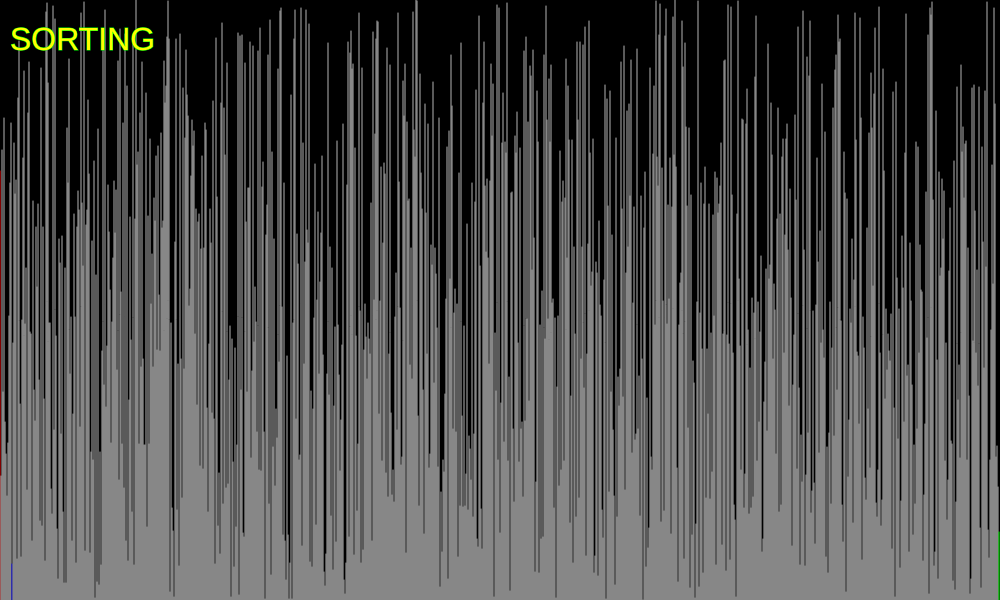
Frame 1 (no input)
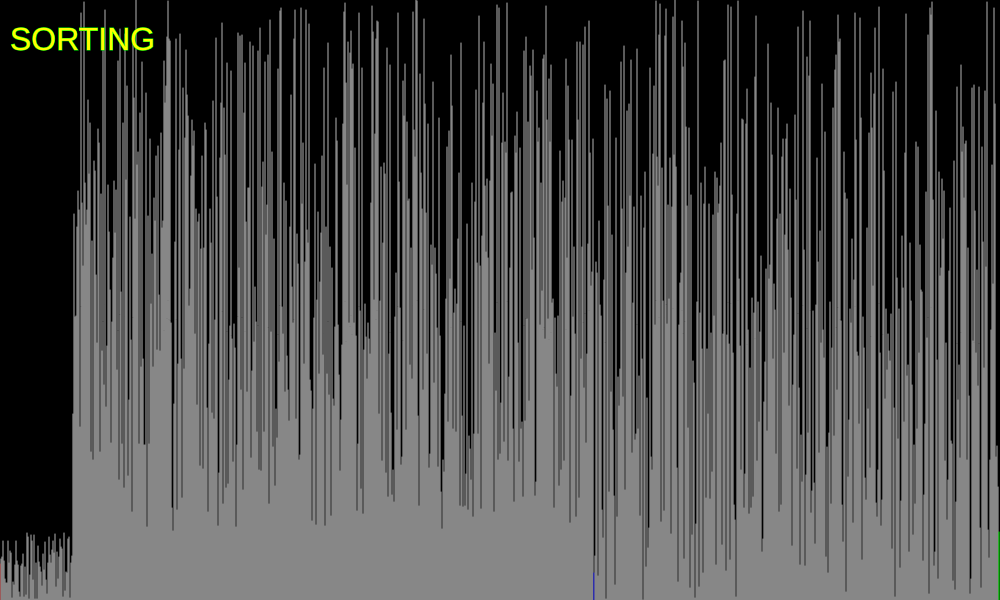
Frame 60 (no input)
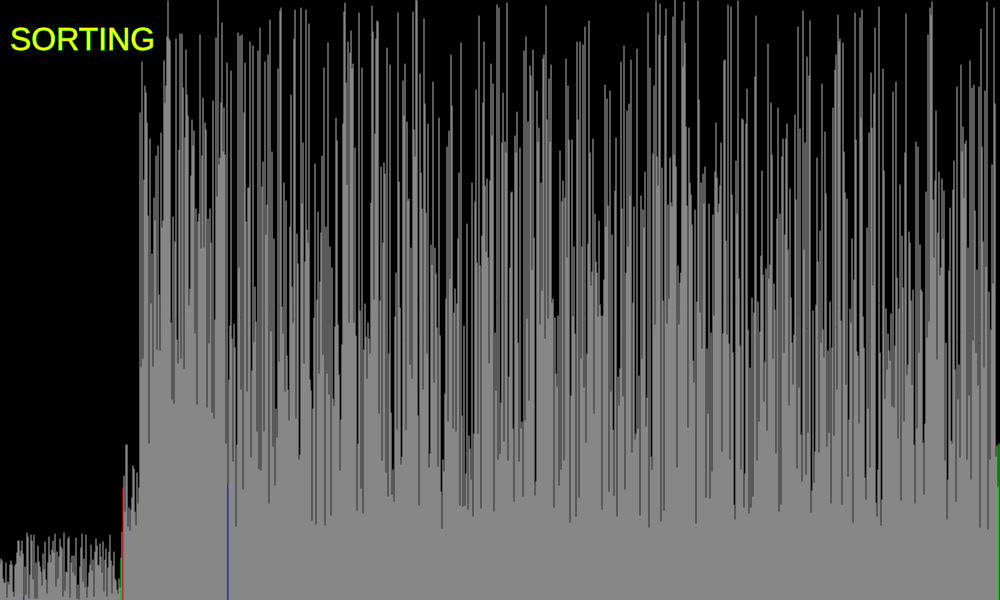
Frame 120 (the mouse pressed at the canvas centre since frame 60)

The p5.js sketch that drew these frames (run headless with seeded random() and noise() and a simulated clock; from frame 60 on, the mouse is pressed at the canvas centre):

// p5.js sketch
// ── sketch.js
let values = [];
let tracers = [];
let slowness = 2;
let sorting = false;
let searching = false;
let found = false;
let indexFound = 0;
let searchValue = 0;

function setup() {
  createCanvas(1000, 600);
  createValues();
  searchValue = values[round(random(values.length - 1))];
  sorting = true;
  quickSort(values, 0, values.length - 1).then(start => {
    sorting = false;
    searching = true;
    binarySearch(values, 0, values.length, searchValue).then(val => {
      indexFound = val;
      found = true;
      searching = false;
    });
  });
}

function draw() {
  background(0);
  for (let i = 0; i < values.length; i++) {
    switch (tracers[i]) {
      case 0:
        stroke(180);
        break;
      case -1:
        stroke(255, 0, 0);
        break;
      case 1:
        stroke(0, 255, 0);
        break;
      case 2:
        stroke(0, 0, 255);
        break;
      case 5:
        stroke(0, 255, 255);
        break;
      case 6:
        stroke(255, 0, 255);
        break;
      default:
        stroke(180);
        break;
    }
    line(i, height, i, height - values[i]);
  }
  textSize(32);
  fill(255, 255, 0);
  if (sorting) {
    text('SORTING', 10, 50);
  } else if (searching) {
    text('SEARCHING VALUE: ' + searchValue, 10, 50);
  } else if (found) {
    text('VALUE FOUND AT INDEX: ' + indexFound, 10, 50);
  }
}

function createValues() {
  for (let i = 0; i < width; i++) {
    values.push(round(random(height)));
    tracers.push(0);
  }
}

async function quickSort(array, low, high) {
  if (low < high) {
    const p = await partition(array, low, high);
    await Promise.all([quickSort(array, low, p - 1), quickSort(array, p + 1, high)]);
  }
}

async function partition(array, low, high) {
  const pivot = array[high];
  let i = low;
  tracers[low] = -1;
  tracers[high] = 1;
  for (let j = low; j < high; j++) {
    if (array[j] < pivot) {
      await swap(array, i, j);
      i++;
    }
  }
  await swap(array, i, high);
  tracers[low] = 0;
  tracers[high] = 0;
  return i;
}

async function swap(array, old, newValue) {
  tracers[newValue] = 2;
  await sleep(slowness);
  let temp = array[old];
  array[old] = array[newValue];
  array[newValue] = temp;
  tracers[newValue] = 0;
}

function sleep(ms) {
  return new Promise(resolve => setTimeout(resolve, ms));
}

async function binarySearch(arr, l, r, x) {
  if (r >= l) {
    mid = round(l + (r - l) / 2);
    tracers[mid] = 5;
    await sleep(500);
    if (arr[mid] == x) {
      tracers[mid] = 6;
      return mid;
    }
    if (arr[mid] > x) {
      tracers[mid] = 0;
      return await binarySearch(arr, l, mid - 1, x);
    }
    tracers[mid] = 0;
    return await binarySearch(arr, mid + 1, r, x);
  }
  tracers[mid] = 0;
  return -1;
}
